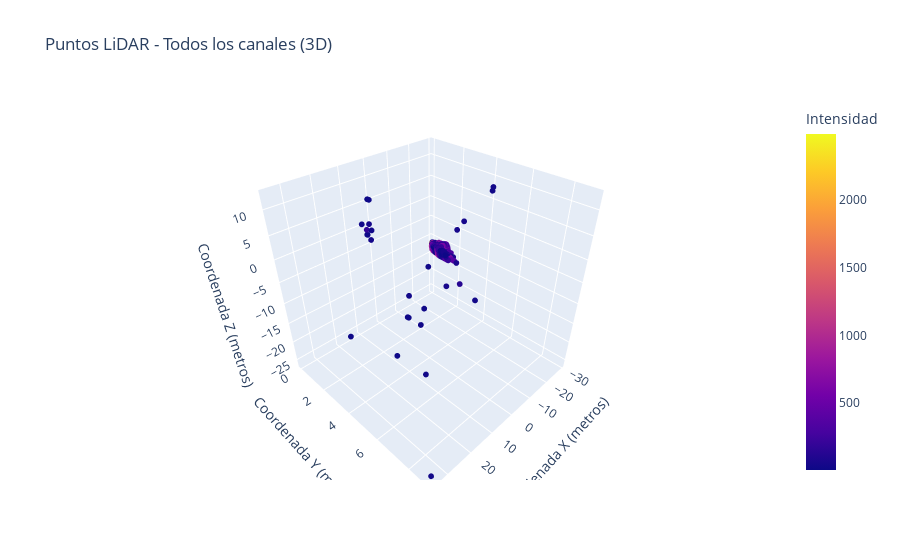

Source (notebook cell):
### Code cell
fig = px.scatter_3d(points, x='x', y='y', z='z', color='intensity', title='Puntos LiDAR - Todos los canales (3D)', labels={'x':'Coordenada X (metros)', 'y':'Coordenada Y (metros)', 'z':'Coordenada Z (metros)', 'intensity':'Intensidad'})
fig.update_traces(marker=dict(size=2))
fig.show()

### Figure 1 — Plotly figure (JSON) as saved in the notebook; plotly's stock layout.template omitted (floating-point values rounded to 4 significant figures; data arrays with more than 128 entries replaced by an {"elided": "..."} marker saying what was removed)
{"data": [{"hovertemplate": "Coordenada X (metros)=%{x}<br>Coordenada Y (metros)=%{y}<br>Coordenada Z (metros)=%{z}<br>Intensidad=%{marker.color}<extra></extra>", "legendgroup": "", "marker": {"color": {"elided": "3049 float values"}, "coloraxis": "coloraxis", "size": 2, "symbol": "circle"}, "mode": "markers", "name": "", "scene": "scene", "showlegend": false, "type": "scatter3d", "x": {"elided": "3049 float values"}, "y": {"elided": "3049 float values"}, "z": {"elided": "3049 float values"}}], "layout": {"coloraxis": {"colorbar": {"title": {"text": "Intensidad"}}, "colorscale": [[0, "#0d0887"], [0.1111, "#46039f"], [0.2222, "#7201a8"], [0.3333, "#9c179e"], [0.4444, "#bd3786"], [0.5556, "#d8576b"], [0.6667, "#ed7953"], [0.7778, "#fb9f3a"], [0.8889, "#fdca26"], [1, "#f0f921"]]}, "legend": {"tracegroupgap": 0}, "scene": {"domain": {"x": [0, 1], "y": [0, 1]}, "xaxis": {"title": {"text": "Coordenada X (metros)"}}, "yaxis": {"title": {"text": "Coordenada Y (metros)"}}, "zaxis": {"title": {"text": "Coordenada Z (metros)"}}}, "title": {"text": "Puntos LiDAR - Todos los canales (3D)"}}}
